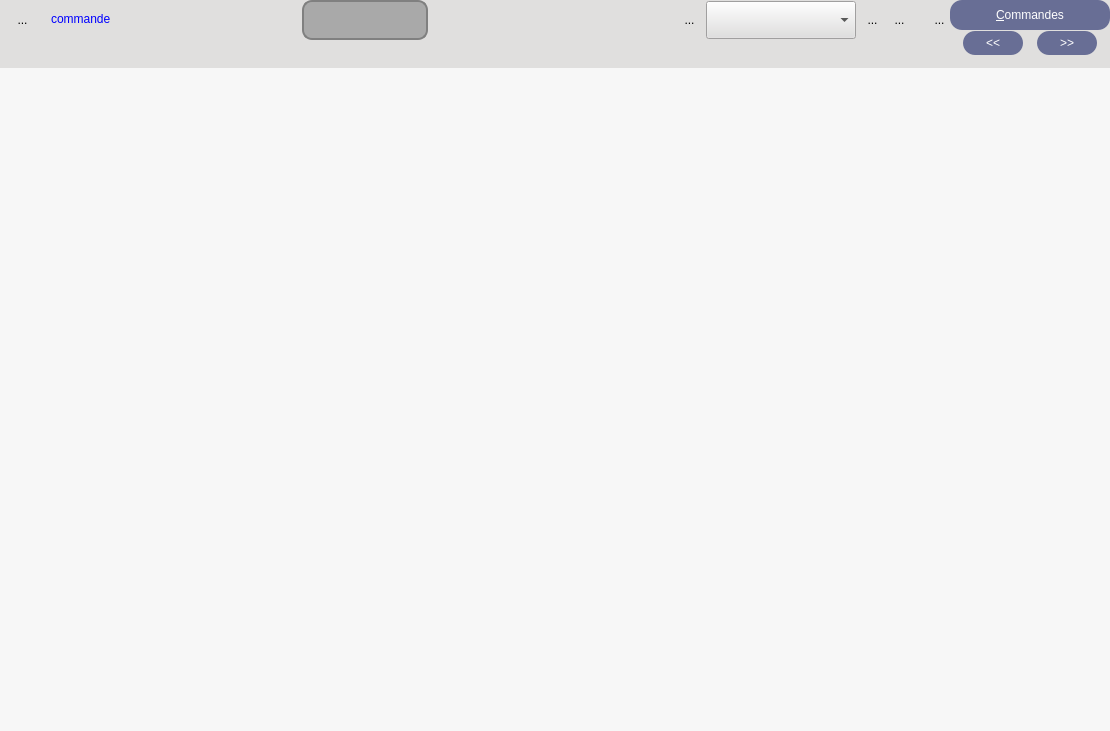
<?xml version="1.0" encoding="UTF-8"?>
<ui version="4.0">
 <class>WidgetCommande</class>
 <widget class="QWidget" name="WidgetCommande">
  <property name="geometry">
   <rect>
    <x>0</x>
    <y>0</y>
    <width>1110</width>
    <height>731</height>
   </rect>
  </property>
  <property name="sizePolicy">
   <sizepolicy hsizetype="Expanding" vsizetype="Expanding">
    <horstretch>0</horstretch>
    <verstretch>0</verstretch>
   </sizepolicy>
  </property>
  <property name="minimumSize">
   <size>
    <width>0</width>
    <height>0</height>
   </size>
  </property>
  <property name="windowTitle">
   <string>DCommandeUnique</string>
  </property>
  <property name="toolTip">
   <string/>
  </property>
  <property name="styleSheet">
   <string notr="true"/>
  </property>
  <layout class="QVBoxLayout" name="verticalLayout_5">
   <property name="spacing">
    <number>0</number>
   </property>
   <property name="margin">
    <number>0</number>
   </property>
   <item>
    <widget class="QWidget" name="frameAffichage" native="true">
     <property name="sizePolicy">
      <sizepolicy hsizetype="Preferred" vsizetype="Fixed">
       <horstretch>0</horstretch>
       <verstretch>0</verstretch>
      </sizepolicy>
     </property>
     <property name="minimumSize">
      <size>
       <width>0</width>
       <height>8</height>
      </size>
     </property>
     <property name="maximumSize">
      <size>
       <width>16777215</width>
       <height>75</height>
      </size>
     </property>
     <property name="styleSheet">
      <string notr="true">background-color:rgb(224,223,222)</string>
     </property>
     <layout class="QHBoxLayout" name="horizontalLayout_2">
      <property name="spacing">
       <number>0</number>
      </property>
      <property name="margin">
       <number>0</number>
      </property>
      <item>
       <layout class="QVBoxLayout" name="verticalLayout_3">
        <property name="spacing">
         <number>0</number>
        </property>
        <item>
         <layout class="QHBoxLayout" name="horizontalLayout">
          <item>
           <spacer name="horizontalSpacer_5">
            <property name="orientation">
             <enum>Qt::Horizontal</enum>
            </property>
            <property name="sizeType">
             <enum>QSizePolicy::Fixed</enum>
            </property>
            <property name="sizeHint" stdset="0">
             <size>
              <width>13</width>
              <height>20</height>
             </size>
            </property>
           </spacer>
          </item>
          <item>
           <widget class="MonBoutonValide" name="RBValide">
            <property name="minimumSize">
             <size>
              <width>17</width>
              <height>31</height>
             </size>
            </property>
            <property name="maximumSize">
             <size>
              <width>21</width>
              <height>31</height>
             </size>
            </property>
            <property name="focusPolicy">
             <enum>Qt::ClickFocus</enum>
            </property>
            <property name="toolTip">
             <string>Affiche le rapport de validité de la commande</string>
            </property>
            <property name="styleSheet">
             <string notr="true">border : 0px</string>
            </property>
            <property name="text">
             <string>...</string>
            </property>
            <property name="icon">
             <iconset>
              <normaloff>../../../.designer/Editeur/icons/ast-green-ball.png</normaloff>../../../.designer/Editeur/icons/ast-green-ball.png</iconset>
            </property>
            <property name="iconSize">
             <size>
              <width>21</width>
              <height>31</height>
             </size>
            </property>
           </widget>
          </item>
          <item>
           <spacer name="horizontalSpacer_3">
            <property name="orientation">
             <enum>Qt::Horizontal</enum>
            </property>
            <property name="sizeType">
             <enum>QSizePolicy::Fixed</enum>
            </property>
            <property name="sizeHint" stdset="0">
             <size>
              <width>13</width>
              <height>20</height>
             </size>
            </property>
           </spacer>
          </item>
          <item>
           <widget class="MonLabelClic" name="labelNomCommande">
            <property name="sizePolicy">
             <sizepolicy hsizetype="MinimumExpanding" vsizetype="Fixed">
              <horstretch>0</horstretch>
              <verstretch>0</verstretch>
             </sizepolicy>
            </property>
            <property name="minimumSize">
             <size>
              <width>150</width>
              <height>31</height>
             </size>
            </property>
            <property name="frameShape">
             <enum>QFrame::NoFrame</enum>
            </property>
            <property name="frameShadow">
             <enum>QFrame::Raised</enum>
            </property>
            <property name="text">
             <string>&lt;html&gt;&lt;head/&gt;&lt;body&gt;&lt;p&gt;&lt;span style=&quot; color:#0000ff;&quot;&gt;commande &lt;/span&gt;&lt;/p&gt;&lt;/body&gt;&lt;/html&gt;</string>
            </property>
           </widget>
          </item>
          <item>
           <widget class="QLineEdit" name="LENom">
            <property name="sizePolicy">
             <sizepolicy hsizetype="Fixed" vsizetype="Preferred">
              <horstretch>0</horstretch>
              <verstretch>0</verstretch>
             </sizepolicy>
            </property>
            <property name="minimumSize">
             <size>
              <width>0</width>
              <height>40</height>
             </size>
            </property>
            <property name="maximumSize">
             <size>
              <width>16777215</width>
              <height>200</height>
             </size>
            </property>
            <property name="toolTip">
             <string>Nom de l'objet. Seuls, les objets valides peuvent être nommés</string>
            </property>
            <property name="styleSheet">
             <string notr="true"> QLineEdit {
     border: 2px solid gray;
     border-radius: 10px;
     padding: 0 8px;
     background: darkgray;
 }
QLineEdit:disabled
{
    background: lightgray;
}
</string>
            </property>
            <property name="readOnly">
             <bool>false</bool>
            </property>
           </widget>
          </item>
          <item>
           <spacer name="horizontalSpacer_7">
            <property name="orientation">
             <enum>Qt::Horizontal</enum>
            </property>
            <property name="sizeHint" stdset="0">
             <size>
              <width>18</width>
              <height>17</height>
             </size>
            </property>
           </spacer>
          </item>
          <item>
           <widget class="QToolButton" name="RBRun">
            <property name="minimumSize">
             <size>
              <width>21</width>
              <height>31</height>
             </size>
            </property>
            <property name="maximumSize">
             <size>
              <width>21</width>
              <height>31</height>
             </size>
            </property>
            <property name="focusPolicy">
             <enum>Qt::ClickFocus</enum>
            </property>
            <property name="toolTip">
             <string>Lance un script associé à la commande</string>
            </property>
            <property name="styleSheet">
             <string notr="true">border : 0px</string>
            </property>
            <property name="text">
             <string>...</string>
            </property>
            <property name="icon">
             <iconset>
              <normaloff>../../../.designer/Editeur/icons/roue.png</normaloff>../../../.designer/Editeur/icons/roue.png</iconset>
            </property>
            <property name="iconSize">
             <size>
              <width>21</width>
              <height>31</height>
             </size>
            </property>
           </widget>
          </item>
          <item>
           <widget class="QComboBox" name="CBScripts">
            <property name="sizePolicy">
             <sizepolicy hsizetype="Preferred" vsizetype="Fixed">
              <horstretch>0</horstretch>
              <verstretch>0</verstretch>
             </sizepolicy>
            </property>
            <property name="minimumSize">
             <size>
              <width>150</width>
              <height>38</height>
             </size>
            </property>
            <property name="frame">
             <bool>true</bool>
            </property>
           </widget>
          </item>
          <item>
           <widget class="QToolButton" name="RBRegle">
            <property name="minimumSize">
             <size>
              <width>21</width>
              <height>31</height>
             </size>
            </property>
            <property name="maximumSize">
             <size>
              <width>31</width>
              <height>31</height>
             </size>
            </property>
            <property name="focusPolicy">
             <enum>Qt::ClickFocus</enum>
            </property>
            <property name="toolTip">
             <string>affiche les régles de validité</string>
            </property>
            <property name="styleSheet">
             <string notr="true">border : 0px</string>
            </property>
            <property name="text">
             <string>...</string>
            </property>
            <property name="icon">
             <iconset>
              <normaloff>../../../.designer/Editeur/icons/lettreRblanc30.png</normaloff>../../../.designer/Editeur/icons/lettreRblanc30.png</iconset>
            </property>
            <property name="iconSize">
             <size>
              <width>21</width>
              <height>31</height>
             </size>
            </property>
           </widget>
          </item>
          <item>
           <widget class="QToolButton" name="RBInfo">
            <property name="minimumSize">
             <size>
              <width>21</width>
              <height>31</height>
             </size>
            </property>
            <property name="maximumSize">
             <size>
              <width>31</width>
              <height>31</height>
             </size>
            </property>
            <property name="focusPolicy">
             <enum>Qt::ClickFocus</enum>
            </property>
            <property name="toolTip">
             <string>ouvre un navigateur sur l'aide contextuelle</string>
            </property>
            <property name="styleSheet">
             <string notr="true">border : 0px</string>
            </property>
            <property name="text">
             <string>...</string>
            </property>
            <property name="icon">
             <iconset>
              <normaloff>../../../.designer/Editeur/icons/point-interrogation.png</normaloff>../../../.designer/Editeur/icons/point-interrogation.png</iconset>
            </property>
            <property name="iconSize">
             <size>
              <width>21</width>
              <height>31</height>
             </size>
            </property>
           </widget>
          </item>
          <item>
           <spacer name="horizontalSpacer_4">
            <property name="orientation">
             <enum>Qt::Horizontal</enum>
            </property>
            <property name="sizeType">
             <enum>QSizePolicy::Fixed</enum>
            </property>
            <property name="sizeHint" stdset="0">
             <size>
              <width>13</width>
              <height>20</height>
             </size>
            </property>
           </spacer>
          </item>
          <item>
           <widget class="QToolButton" name="RBPoubelle">
            <property name="minimumSize">
             <size>
              <width>21</width>
              <height>31</height>
             </size>
            </property>
            <property name="maximumSize">
             <size>
              <width>21</width>
              <height>31</height>
             </size>
            </property>
            <property name="focusPolicy">
             <enum>Qt::ClickFocus</enum>
            </property>
            <property name="toolTip">
             <string>Détruit la commande</string>
            </property>
            <property name="styleSheet">
             <string notr="true">border : 0px</string>
            </property>
            <property name="text">
             <string>...</string>
            </property>
            <property name="icon">
             <iconset>
              <normaloff>../../../.designer/Editeur/icons/deleteRond.png</normaloff>../../../.designer/Editeur/icons/deleteRond.png</iconset>
            </property>
            <property name="iconSize">
             <size>
              <width>21</width>
              <height>31</height>
             </size>
            </property>
           </widget>
          </item>
         </layout>
        </item>
        <item>
         <widget class="QLabel" name="labelDoc">
          <property name="sizePolicy">
           <sizepolicy hsizetype="Preferred" vsizetype="Fixed">
            <horstretch>0</horstretch>
            <verstretch>0</verstretch>
           </sizepolicy>
          </property>
          <property name="text">
           <string>&lt;html&gt;&lt;head/&gt;&lt;body&gt;&lt;p&gt;&lt;br/&gt;&lt;/p&gt;&lt;/body&gt;&lt;/html&gt;</string>
          </property>
         </widget>
        </item>
       </layout>
      </item>
      <item>
       <layout class="QVBoxLayout" name="verticalLayout_2">
        <property name="spacing">
         <number>1</number>
        </property>
        <property name="sizeConstraint">
         <enum>QLayout::SetFixedSize</enum>
        </property>
        <item>
         <widget class="QPushButton" name="bCatalogue">
          <property name="sizePolicy">
           <sizepolicy hsizetype="Fixed" vsizetype="Fixed">
            <horstretch>0</horstretch>
            <verstretch>0</verstretch>
           </sizepolicy>
          </property>
          <property name="minimumSize">
           <size>
            <width>160</width>
            <height>30</height>
           </size>
          </property>
          <property name="focusPolicy">
           <enum>Qt::ClickFocus</enum>
          </property>
          <property name="toolTip">
           <string>Affiche les commandes possibles</string>
          </property>
          <property name="styleSheet">
           <string notr="true">background-color:rgb(104,110,149);
color :white;
border-radius : 12px
</string>
          </property>
          <property name="text">
           <string>&amp;Commandes</string>
          </property>
          <property name="shortcut">
           <string>Shift+A, Alt+A, Alt+A, Alt+A</string>
          </property>
          <property name="autoDefault">
           <bool>true</bool>
          </property>
          <property name="default">
           <bool>true</bool>
          </property>
         </widget>
        </item>
        <item>
         <layout class="QHBoxLayout" name="horizontalLayout_3">
          <property name="spacing">
           <number>1</number>
          </property>
          <item>
           <widget class="QPushButton" name="bAvant">
            <property name="sizePolicy">
             <sizepolicy hsizetype="Fixed" vsizetype="Fixed">
              <horstretch>0</horstretch>
              <verstretch>0</verstretch>
             </sizepolicy>
            </property>
            <property name="minimumSize">
             <size>
              <width>60</width>
              <height>24</height>
             </size>
            </property>
            <property name="maximumSize">
             <size>
              <width>60</width>
              <height>24</height>
             </size>
            </property>
            <property name="focusPolicy">
             <enum>Qt::ClickFocus</enum>
            </property>
            <property name="toolTip">
             <string>Affiche le formulaire de la commande précédente</string>
            </property>
            <property name="styleSheet">
             <string notr="true">background-color:rgb(104,110,149);
color :white;
border-radius : 12px
</string>
            </property>
            <property name="text">
             <string>&lt;&lt;</string>
            </property>
            <property name="shortcut">
             <string>Shift+A, Alt+A, Alt+A, Alt+A</string>
            </property>
            <property name="autoDefault">
             <bool>true</bool>
            </property>
            <property name="default">
             <bool>true</bool>
            </property>
           </widget>
          </item>
          <item>
           <widget class="QPushButton" name="bApres">
            <property name="sizePolicy">
             <sizepolicy hsizetype="Fixed" vsizetype="Fixed">
              <horstretch>0</horstretch>
              <verstretch>0</verstretch>
             </sizepolicy>
            </property>
            <property name="minimumSize">
             <size>
              <width>60</width>
              <height>24</height>
             </size>
            </property>
            <property name="maximumSize">
             <size>
              <width>60</width>
              <height>24</height>
             </size>
            </property>
            <property name="focusPolicy">
             <enum>Qt::ClickFocus</enum>
            </property>
            <property name="toolTip">
             <string>Affiche le formulaire de la commande suivante</string>
            </property>
            <property name="styleSheet">
             <string notr="true">background-color:rgb(104,110,149);
color :white;
border-radius : 12px
</string>
            </property>
            <property name="text">
             <string>&gt;&gt;</string>
            </property>
            <property name="shortcut">
             <string>Shift+A, Alt+A, Alt+A, Alt+A</string>
            </property>
            <property name="autoDefault">
             <bool>true</bool>
            </property>
            <property name="default">
             <bool>true</bool>
            </property>
           </widget>
          </item>
         </layout>
        </item>
        <item>
         <spacer name="verticalSpacer_2">
          <property name="orientation">
           <enum>Qt::Vertical</enum>
          </property>
          <property name="sizeHint" stdset="0">
           <size>
            <width>20</width>
            <height>2</height>
           </size>
          </property>
         </spacer>
        </item>
       </layout>
      </item>
     </layout>
    </widget>
   </item>
   <item>
    <widget class="QScrollArea" name="scrollAreaCommandes">
     <property name="minimumSize">
      <size>
       <width>0</width>
       <height>81</height>
      </size>
     </property>
     <property name="styleSheet">
      <string notr="true">background : rgb(247,247,247)


</string>
     </property>
     <property name="frameShape">
      <enum>QFrame::NoFrame</enum>
     </property>
     <property name="verticalScrollBarPolicy">
      <enum>Qt::ScrollBarAsNeeded</enum>
     </property>
     <property name="horizontalScrollBarPolicy">
      <enum>Qt::ScrollBarAsNeeded</enum>
     </property>
     <property name="widgetResizable">
      <bool>true</bool>
     </property>
     <widget class="QWidget" name="scrollAreaWidgetContents">
      <property name="geometry">
       <rect>
        <x>0</x>
        <y>0</y>
        <width>1110</width>
        <height>656</height>
       </rect>
      </property>
      <layout class="QVBoxLayout" name="verticalLayoutCommande">
       <property name="spacing">
        <number>0</number>
       </property>
       <property name="margin">
        <number>0</number>
       </property>
       <item>
        <layout class="QVBoxLayout" name="commandesLayout">
         <property name="spacing">
          <number>0</number>
         </property>
        </layout>
       </item>
      </layout>
     </widget>
    </widget>
   </item>
  </layout>
 </widget>
 <layoutdefault spacing="6" margin="11"/>
 <pixmapfunction>qPixmapFromMimeSource</pixmapfunction>
 <customwidgets>
  <customwidget>
   <class>MonBoutonValide</class>
   <extends>QToolButton</extends>
   <header>InterfaceGUI.QT5.monBoutonValide.h</header>
  </customwidget>
  <customwidget>
   <class>MonLabelClic</class>
   <extends>QLabel</extends>
   <header>InterfaceGUI.QT5.monLabelClic.h</header>
  </customwidget>
 </customwidgets>
 <tabstops>
  <tabstop>LENom</tabstop>
 </tabstops>
 <resources/>
 <connections/>
</ui>
